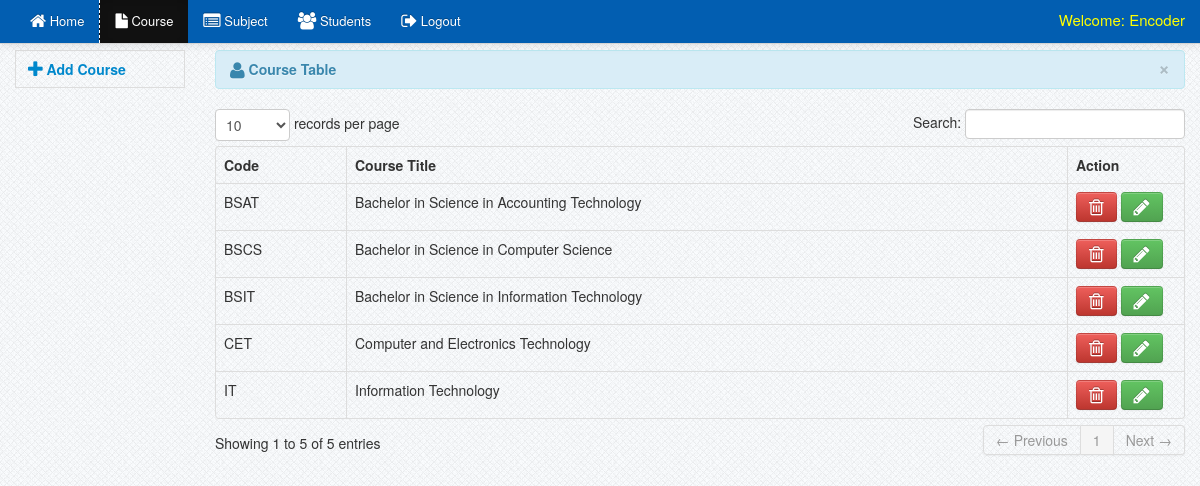
/registrar/course.php (signed in), run on the app's committed database.
### tables this page shows
CREATE TABLE IF NOT EXISTS `users` (
  `user_id` int(11) NOT NULL AUTO_INCREMENT,
  `username` varchar(100) NOT NULL,
  `password` varchar(100) NOT NULL,
  `firstname` varchar(100) NOT NULL,
  `lastname` varchar(100) NOT NULL,
  `user_type` varchar(100) NOT NULL,
  PRIMARY KEY (`user_id`)
);

CREATE TABLE IF NOT EXISTS `course` (
  `course_id` int(11) NOT NULL AUTO_INCREMENT,
  `code` varchar(100) NOT NULL,
  `title` varchar(100) NOT NULL,
  PRIMARY KEY (`course_id`)
);

### registrar/session.php (called while the page is built, shortened)
<?php
$session_id=$_SESSION['id'];
?>

### registrar/course.php (the view, shortened to what this page needs)
<?php include('header.php'); ?>
<?php include('session.php'); ?>
<?php include('navbar_course.php'); ?>
    <div class="container">
		<div class="margin-top">
			<div class="row">
			<div class="span2">
										<ul class="nav nav-tabs nav-stacked">
											<li>
											<a href="#add_course" data-toggle="modal" ><i class="icon-plus icon-large"></i>&nbsp;<strong>Add Course</strong></a>
											</li>
										</ul>
			</div>
			<div class="span10">
                            <table cellpadding="0" cellspacing="0" border="0" class="table  table-bordered" id="example">
                                <div class="alert alert-info">
                                    <button type="button" class="close" data-dismiss="alert">&times;</button>
                                    <strong><i class="icon-user icon-large"></i>&nbsp;Course Table</strong>
                                </div>
                                <thead>
                                    <tr>
                                        <th>Code</th>
                                        <th>Course Title</th>
                                        <th>Action</th>
                                    </tr>
                                </thead>
                                <tbody>
                                  <?php $user_query = mysqli_query($connection, "select * from course") or die(mysqli_error($connection));
                                                while($row = mysqli_fetch_array($user_query)){
									$id=$row['course_id']; ?>
									 <tr class="del<?php echo $id ?>">
                                    <td><?php echo $row['code']; ?></td>
                                    <td><?php echo $row['title']; ?></td>
                                    <td width="100">
                                        <a  href="#delete_course<?php echo $id; ?>" data-toggle="modal"  class="btn btn-danger"><i class="icon-trash icon-large"></i></a>
                                        <a rel="tooltip"  title="Edit" id="e<?php echo $id; ?>" href="#edit<?php echo $id; ?>" data-toggle="modal" class="btn btn-success"><i class="icon-pencil icon-large"></i></a>
									</td>
                                    </tr>
									<?php } ?>
                                </tbody>
                            </table>
			</div>
			</div>
		</div>
    </div>
<?php include('footer.php') ?>

### registrar/navbar_course.php (shortened to what this page needs)
<?php
$user_query = mysqli_query($connection, "select * from users where user_id = '$session_id'") or die(mysqli_error($connection));
$user_row = mysqli_fetch_array($user_query);
?>
  <div class="navbar navbar-fixed-top navbar-inverse">
            <div class="navbar-inner">
                <div class="container">
                    <div class="nav-collapse collapse">
					<ul class="nav">
					<li><a href="dasboard.php"><i class="icon-home icon-large"></i>&nbsp;Home</a></li>
					<li  class="active"><a href="course.php"><i class="icon-file icon-large"></i>&nbsp;Course</a></li>
					<li><a href="subject.php"><i class="icon-list-alt icon-large"></i>&nbsp;Subject</a></li>
					<li><a href="students.php"><i class="icon-group icon-large"></i>&nbsp;Students</a></li>
					<li><a href="logout.php"><i class="icon-signout icon-large"></i>&nbsp;Logout</a></li>
					</ul>
					 <div class="pull-right">
							<div class="admin">Welcome: <?php echo $user_row['user_type']; ?></div>
                     </div>
                    </div>
                </div>
            </div>
        </div>

### css/docs.css (style rules this page uses)
.admin { color: yellow; font-size: 15px; margin-top: 10px; }
.margin-top { margin-top:50px; }
body { background: url(../img/grid_noise.png); position: relative; }
body > .navbar { font-size: 13px; }

### css/print.css (style rules this page uses)
.navbar { display:none; }
table { font-family:arial !important; }
#example th { border-right:1px solid; font-family:arial !important; }
#example th:first-child { border-left:1px solid; font-family:arial !important; }
#example td { border-right:1px solid; text-align:center; }
#example td:first-child { border-left:1px solid; text-align:center; }

### data on the page
users: user_type "Encoder"
course: code "BSCS", title "Bachelor in Science in Computer Science"
course: code "BSAT", title "Bachelor in Science in Accounting Technology"
course: code "BSIT", title "Bachelor in Science in Information Technology"
course: code "IT", title "Information Technology"
course: code "CET", title "Computer and Electronics Technology"
